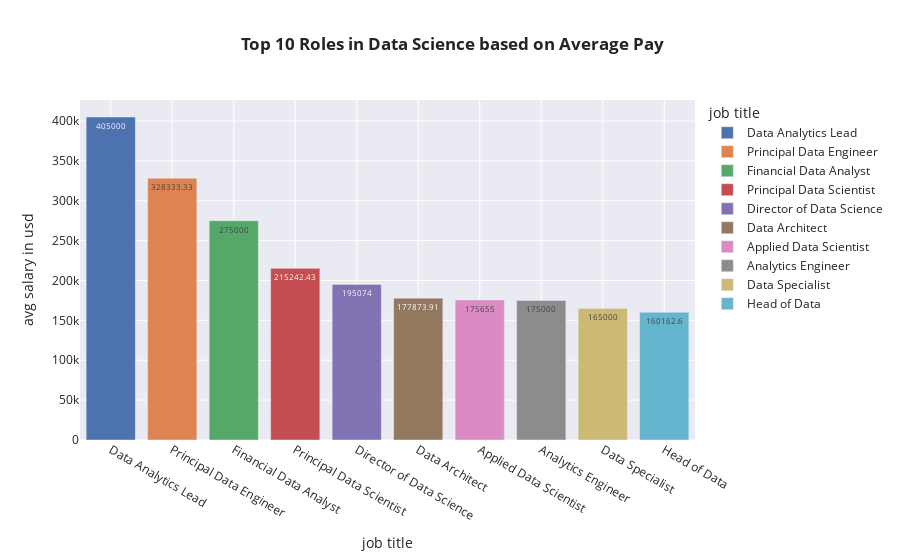

The code cell stored with this chart in its notebook:
### Code cell
z=df.groupby('job_title',as_index=False)['salary_in_usd'].mean().sort_values(by='salary_in_usd',ascending=False)
z['salary_in_usd']=round(z['salary_in_usd'],2)
fig=px.bar(z.head(10),x='job_title',y='salary_in_usd',color='job_title',labels={'job_title':'job title','salary_in_usd':'avg salary in usd'},text='salary_in_usd',template='seaborn',title='<b> Top 10 Roles in Data Science based on Average Pay')
fig.update_traces(textfont_size=8)
fig.show()

### Figure 1 — Plotly figure (JSON) as saved in the notebook; plotly's stock layout.template omitted (floating-point values rounded to 4 significant figures)
{"data": [{"alignmentgroup": "True", "hovertemplate": "job title=%{x}<br>avg salary in usd=%{text}<extra></extra>", "legendgroup": "Data Analytics Lead", "marker": {"color": "rgb(76,114,176)", "pattern": {"shape": ""}}, "name": "Data Analytics Lead", "offsetgroup": "Data Analytics Lead", "orientation": "v", "showlegend": true, "text": [405000], "textfont": {"size": 8}, "textposition": "auto", "type": "bar", "x": ["Data Analytics Lead"], "xaxis": "x", "y": [405000], "yaxis": "y"}, {"alignmentgroup": "True", "hovertemplate": "job title=%{x}<br>avg salary in usd=%{text}<extra></extra>", "legendgroup": "Principal Data Engineer", "marker": {"color": "rgb(221,132,82)", "pattern": {"shape": ""}}, "name": "Principal Data Engineer", "offsetgroup": "Principal Data Engineer", "orientation": "v", "showlegend": true, "text": [328300.0], "textfont": {"size": 8}, "textposition": "auto", "type": "bar", "x": ["Principal Data Engineer"], "xaxis": "x", "y": [328300.0], "yaxis": "y"}, {"alignmentgroup": "True", "hovertemplate": "job title=%{x}<br>avg salary in usd=%{text}<extra></extra>", "legendgroup": "Financial Data Analyst", "marker": {"color": "rgb(85,168,104)", "pattern": {"shape": ""}}, "name": "Financial Data Analyst", "offsetgroup": "Financial Data Analyst", "orientation": "v", "showlegend": true, "text": [275000], "textfont": {"size": 8}, "textposition": "auto", "type": "bar", "x": ["Financial Data Analyst"], "xaxis": "x", "y": [275000], "yaxis": "y"}, {"alignmentgroup": "True", "hovertemplate": "job title=%{x}<br>avg salary in usd=%{text}<extra></extra>", "legendgroup": "Principal Data Scientist", "marker": {"color": "rgb(196,78,82)", "pattern": {"shape": ""}}, "name": "Principal Data Scientist", "offsetgroup": "Principal Data Scientist", "orientation": "v", "showlegend": true, "text": [215200.0], "textfont": {"size": 8}, "textposition": "auto", "type": "bar", "x": ["Principal Data Scientist"], "xaxis": "x", "y": [215200.0], "yaxis": "y"}, {"alignmentgroup": "True", "hovertemplate": "job title=%{x}<br>avg salary in usd=%{text}<extra></extra>", "legendgroup": "Director of Data Science", "marker": {"color": "rgb(129,114,179)", "pattern": {"shape": ""}}, "name": "Director of Data Science", "offsetgroup": "Director of Data Science", "orientation": "v", "showlegend": true, "text": [195074], "textfont": {"size": 8}, "textposition": "auto", "type": "bar", "x": ["Director of Data Science"], "xaxis": "x", "y": [195074], "yaxis": "y"}, {"alignmentgroup": "True", "hovertemplate": "job title=%{x}<br>avg salary in usd=%{text}<extra></extra>", "legendgroup": "Data Architect", "marker": {"color": "rgb(147,120,96)", "pattern": {"shape": ""}}, "name": "Data Architect", "offsetgroup": "Data Architect", "orientation": "v", "showlegend": true, "text": [177900.0], "textfont": {"size": 8}, "textposition": "auto", "type": "bar", "x": ["Data Architect"], "xaxis": "x", "y": [177900.0], "yaxis": "y"}, {"alignmentgroup": "True", "hovertemplate": "job title=%{x}<br>avg salary in usd=%{text}<extra></extra>", "legendgroup": "Applied Data Scientist", "marker": {"color": "rgb(218,139,195)", "pattern": {"shape": ""}}, "name": "Applied Data Scientist", "offsetgroup": "Applied Data Scientist", "orientation": "v", "showlegend": true, "text": [175655], "textfont": {"size": 8}, "textposition": "auto", "type": "bar", "x": ["Applied Data Scientist"], "xaxis": "x", "y": [175655], "yaxis": "y"}, {"alignmentgroup": "True", "hovertemplate": "job title=%{x}<br>avg salary in usd=%{text}<extra></extra>", "legendgroup": "Analytics Engineer", "marker": {"color": "rgb(140,140,140)", "pattern": {"shape": ""}}, "name": "Analytics Engineer", "offsetgroup": "Analytics Engineer", "orientation": "v", "showlegend": true, "text": [175000], "textfont": {"size": 8}, "textposition": "auto", "type": "bar", "x": ["Analytics Engineer"], "xaxis": "x", "y": [175000], "yaxis": "y"}, {"alignmentgroup": "True", "hovertemplate": "job title=%{x}<br>avg salary in usd=%{text}<extra></extra>", "legendgroup": "Data Specialist", "marker": {"color": "rgb(204,185,116)", "pattern": {"shape": ""}}, "name": "Data Specialist", "offsetgroup": "Data Specialist", "orientation": "v", "showlegend": true, "text": [165000], "textfont": {"size": 8}, "textposition": "auto", "type": "bar", "x": ["Data Specialist"], "xaxis": "x", "y": [165000], "yaxis": "y"}, {"alignmentgroup": "True", "hovertemplate": "job title=%{x}<br>avg salary in usd=%{text}<extra></extra>", "legendgroup": "Head of Data", "marker": {"color": "rgb(100,181,205)", "pattern": {"shape": ""}}, "name": "Head of Data", "offsetgroup": "Head of Data", "orientation": "v", "showlegend": true, "text": [160200.0], "textfont": {"size": 8}, "textposition": "auto", "type": "bar", "x": ["Head of Data"], "xaxis": "x", "y": [160200.0], "yaxis": "y"}], "layout": {"barmode": "relative", "legend": {"title": {"text": "job title"}, "tracegroupgap": 0}, "title": {"text": "<b> Top 10 Roles in Data Science based on Average Pay"}, "xaxis": {"anchor": "y", "categoryarray": ["Data Analytics Lead", "Principal Data Engineer", "Financial Data Analyst", "Principal Data Scientist", "Director of Data Science", "Data Architect", "Applied Data Scientist", "Analytics Engineer", "Data Specialist", "Head of Data"], "categoryorder": "array", "domain": [0, 1], "title": {"text": "job title"}}, "yaxis": {"anchor": "x", "domain": [0, 1], "title": {"text": "avg salary in usd"}}}}
